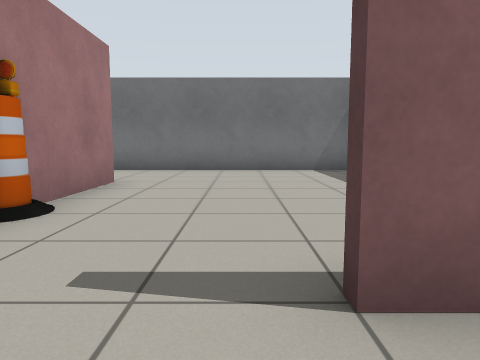
View 1 (above)

12 first-person views from a walk through a Gazebo world. The camera is 0.72 m above the floor, tilts 6° down and sees 70° across. The floor is counted in squares, 1 m on a side. Each view is taken from the middle of a square. On the plan, view 1 faces up. The plan holds only what a view shows up to about 11 squares ahead; the rest is blank.

View 2
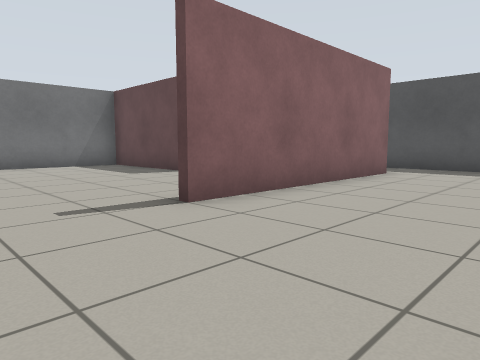

View 3
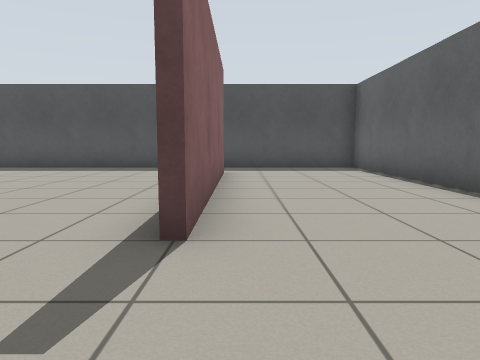

View 4
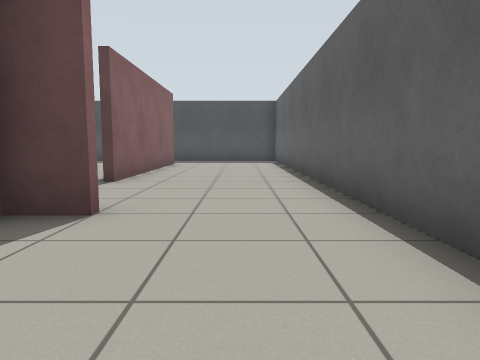

View 5
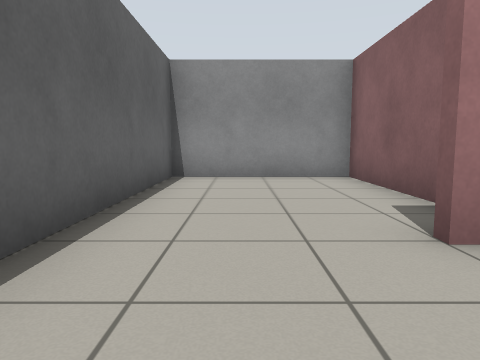

View 6
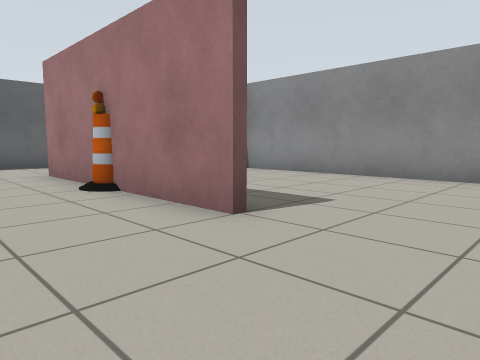

View 7
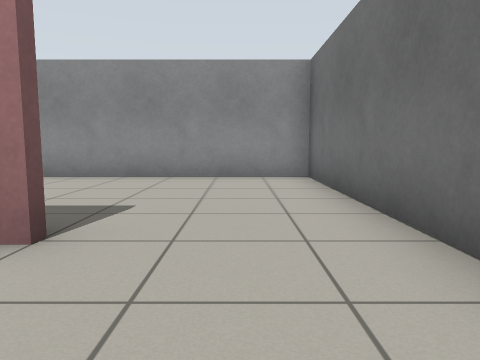

View 8
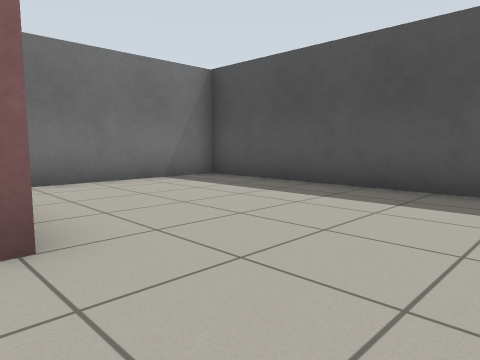

View 9
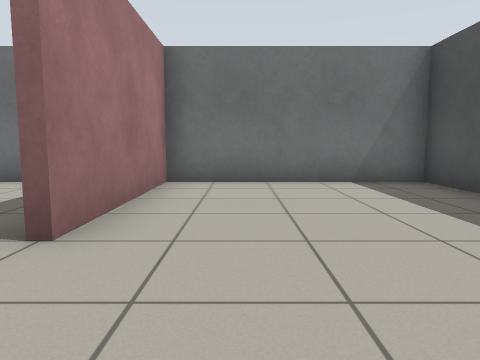

View 10
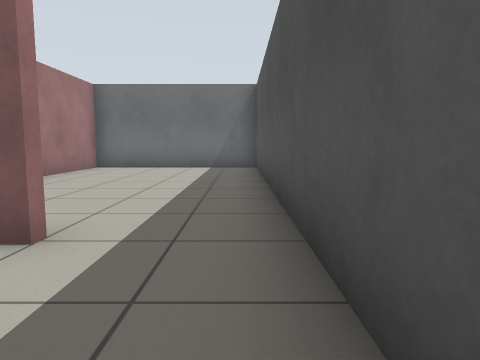

View 11
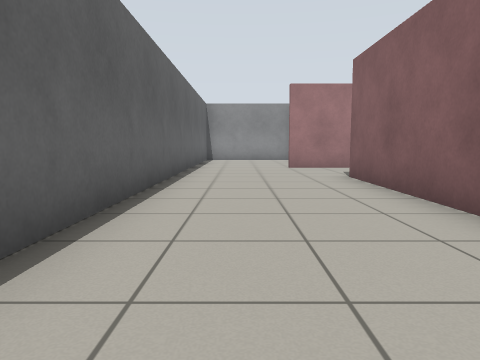

View 12
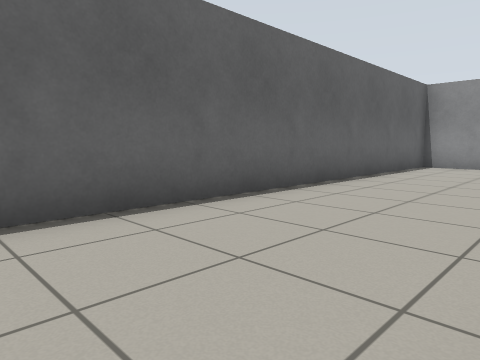

### Floor plan
Points are (right, up) in squares from view 1. A wall is a line through its corners. A room is listed if a view was taken in it or the views show most of it. See-through windows are left out.
Room 1 (views 1, 2, 3, 4, 5, 6, 7, 8, 9, 10, 11, 12)
walls: (-2.4, 2.6) (-2.4, 0.5); (3.4, 5.8) (3.4, 8.4); (-2.6, 0.4) (-2.6, 1.5); (-2.4, 6.6) (-2.4, 4.4); (-4.1, 1.4) (-7.5, 1.4) (-7.5, -2.5) (8.5, -2.5) (8.5, 9.5) (3.6, 9.5) (3.6, 5.5); (6.6, 1.4) (0.5, 1.4); (3, 9.5) (-7.5, 9.5) (-7.5, 1.8)
objects: barrel (-3, 3) to (-2, 4)

Positions as (right, up) in squares from view 1, and headings:
1: (0, 0), facing up
2: (-2, -2), facing up-right
3: (-2, 1), facing right
4: (-6, -1), facing right
5: (0, -1), facing left
6: (0, 9), facing down-left
7: (0, 8), facing left
8: (3, 3), facing up-right
9: (5, 3), facing up
10: (8, -1), facing up
11: (8, -1), facing left
12: (4, 1), facing down-left
